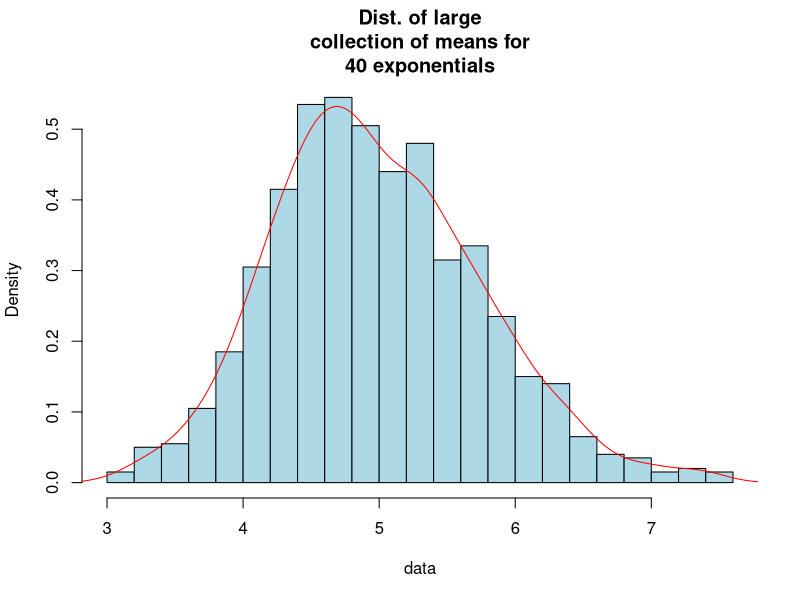
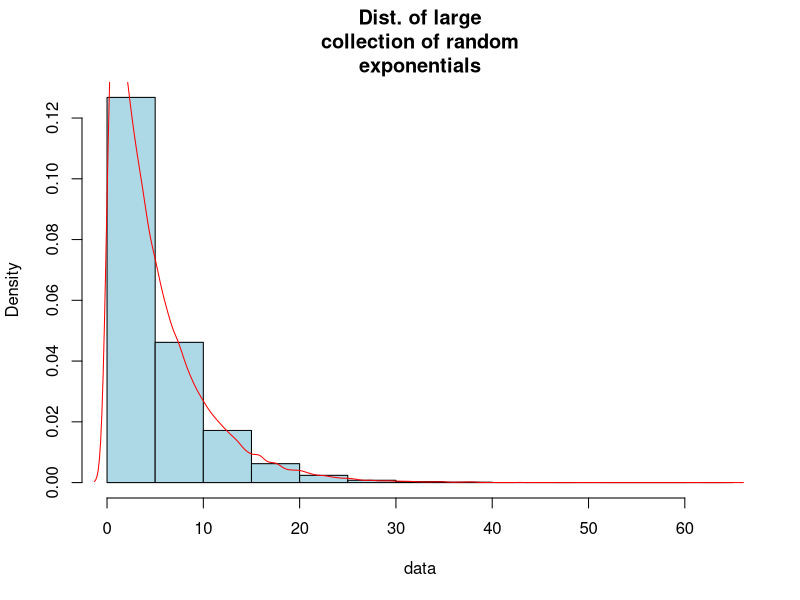
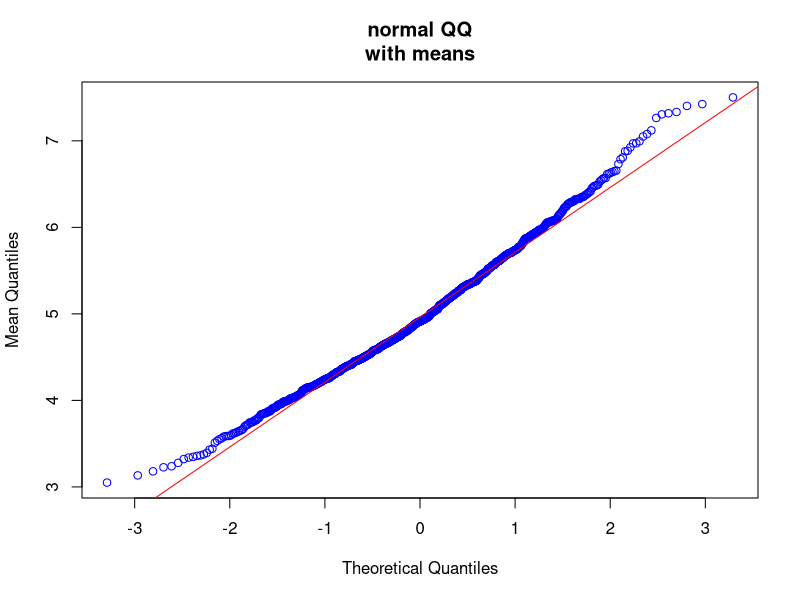
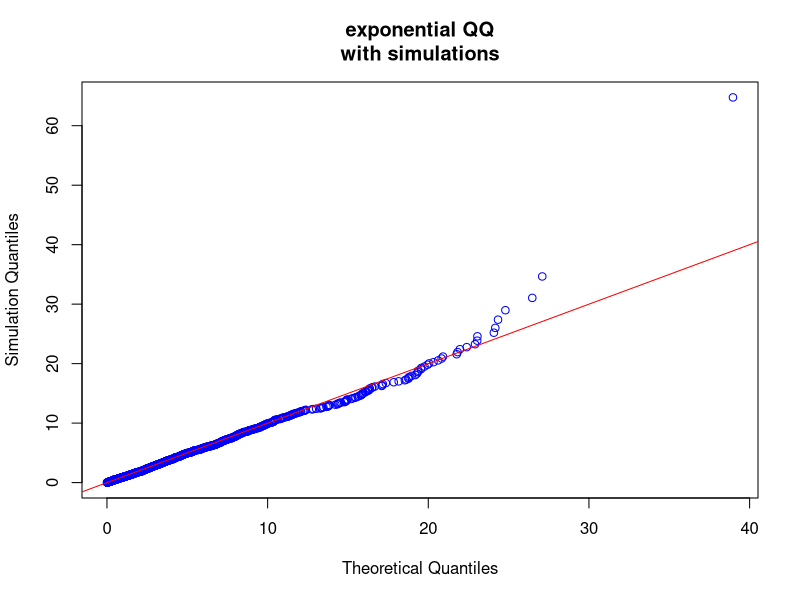
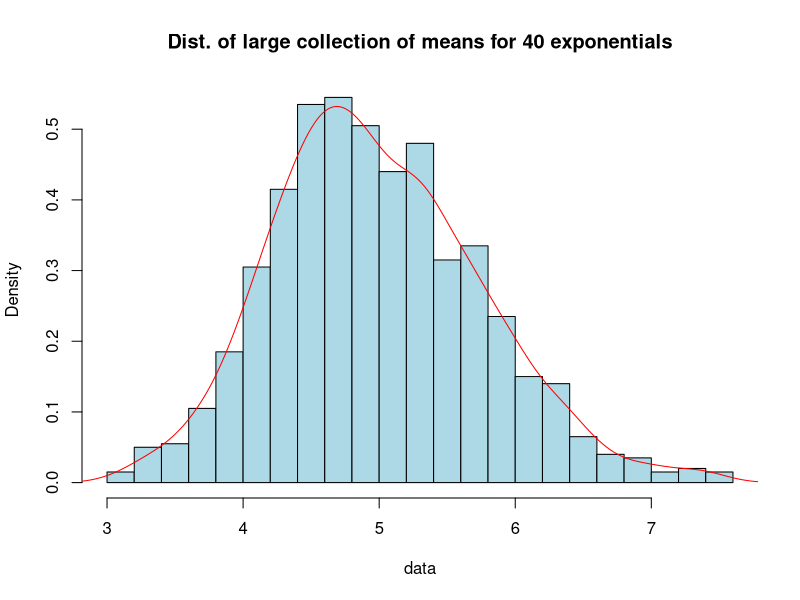
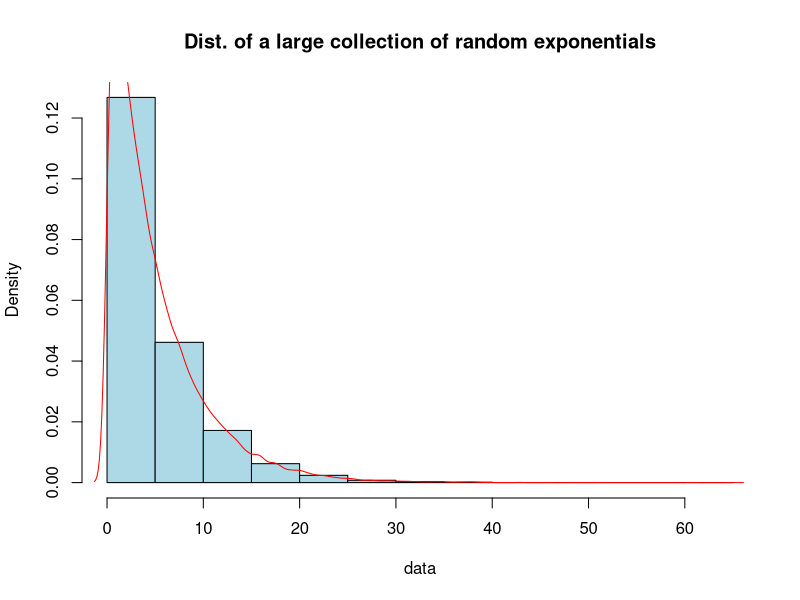
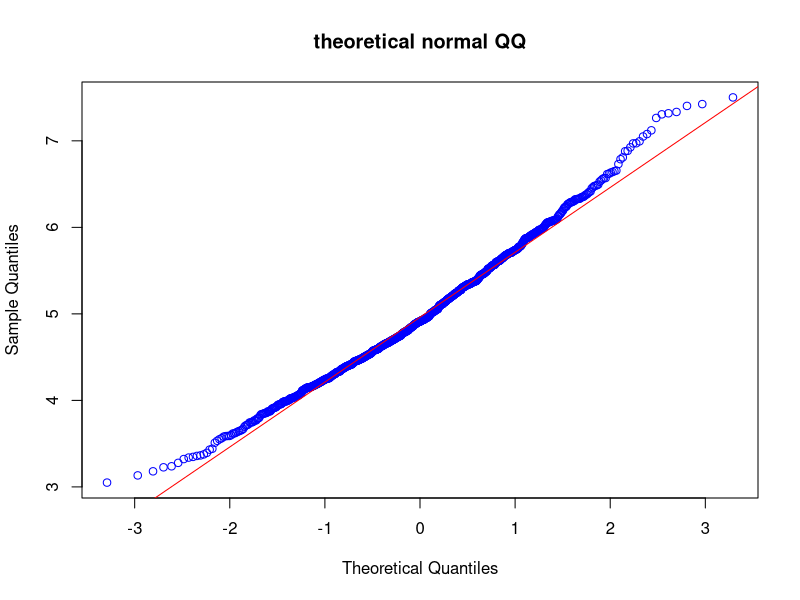
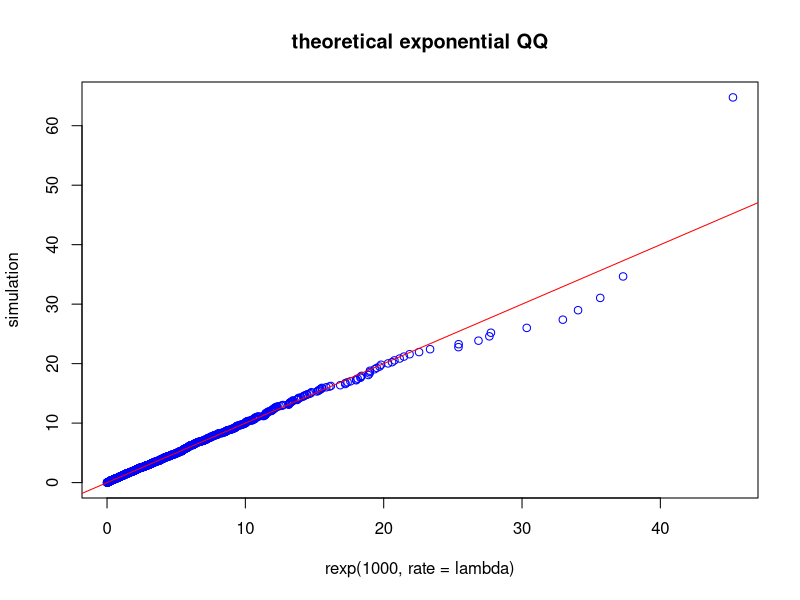

Reproduce these figures in R, in order.
## ---- chunk 1
set.seed(7)
n             <-   40
lambda        <-  0.2
nsimultations <- 1000
simulation    <- replicate(n = nsimultations,
                           expr = rexp(n,lambda))
## ---- chunk 2
mean(simulation)
#=> [1] 4.983294
## ---- chunk 3
1/lambda
#=> [1] 5
## ---- chunk 4
sd(simulation)
#=> [1] 4.984027
## ---- chunk 5
means <- colMeans(simulation)
makeHist<-function(data, title){
  hist(data,
       freq=FALSE,
       col = "light blue",
       breaks=20,
       main=title)
  lines(density(data), col = "red")
}
makeHist(means,
"Dist. of large
collection of means for
40 exponentials")
makeHist(simulation,
"Dist. of large
collection of random
exponentials")
## ---- chunk 6
qqnorm(means,
       col = "blue",
ylab="Mean Quantiles",
main="normal QQ
with means");
qqline(means, col = "red")
# compare simulations to the exponential distributions
qqplot(rexp(1000, rate=lambda),
       simulation,
       col = "blue",
main="exponential QQ
with simulations",
xlab="Theoretical Quantiles",
ylab="Simulation Quantiles")
abline(0,1, col = "red")
## ---- chunk 7
# Part 3
means <- colMeans(simulation)
makeHist<-function(data, title){
  hist(data,
       freq=FALSE,
       col = "light blue",
       breaks=20,
       main=title)
  lines(density(data), col = "red")
}
makeHist(means,      "Dist. of large collection of means for 40 exponentials")
makeHist(simulation, "Dist. of a large collection of random exponentials")
# Q-Q plots
# compare means to normal distribution
qqnorm(means,
       col = "blue",
       main="theoretical normal QQ");
qqline(means, col = "red")
# compare simulations to the exponential distributions
qqplot(rexp(1000, rate=lambda),
       simulation,
       col = "blue",
       main="theoretical exponential QQ")
abline(0,1, col = "red")
